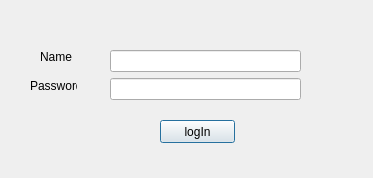
<?xml version="1.0" encoding="UTF-8"?>
<ui version="4.0">
 <class>Login</class>
 <widget class="QDialog" name="Login">
  <property name="geometry">
   <rect>
    <x>0</x>
    <y>0</y>
    <width>373</width>
    <height>178</height>
   </rect>
  </property>
  <property name="windowTitle">
   <string>Dialog</string>
  </property>
  <widget class="QLabel" name="label_2">
   <property name="geometry">
    <rect>
     <x>40</x>
     <y>50</y>
     <width>47</width>
     <height>13</height>
    </rect>
   </property>
   <property name="text">
    <string>Name</string>
   </property>
  </widget>
  <widget class="QWidget" name="layoutWidget">
   <property name="geometry">
    <rect>
     <x>110</x>
     <y>50</y>
     <width>191</width>
     <height>52</height>
    </rect>
   </property>
   <layout class="QVBoxLayout" name="verticalLayout">
    <item>
     <widget class="QLineEdit" name="ed_txt1"/>
    </item>
    <item>
     <widget class="QLineEdit" name="ed_txt2">
      <property name="echoMode">
       <enum>QLineEdit::Password</enum>
      </property>
     </widget>
    </item>
   </layout>
  </widget>
  <widget class="QPushButton" name="btn_login">
   <property name="geometry">
    <rect>
     <x>160</x>
     <y>120</y>
     <width>75</width>
     <height>23</height>
    </rect>
   </property>
   <property name="text">
    <string>logIn</string>
   </property>
  </widget>
  <widget class="QLabel" name="label">
   <property name="geometry">
    <rect>
     <x>30</x>
     <y>70</y>
     <width>47</width>
     <height>32</height>
    </rect>
   </property>
   <property name="text">
    <string>Password</string>
   </property>
  </widget>
 </widget>
 <resources/>
 <connections/>
</ui>
